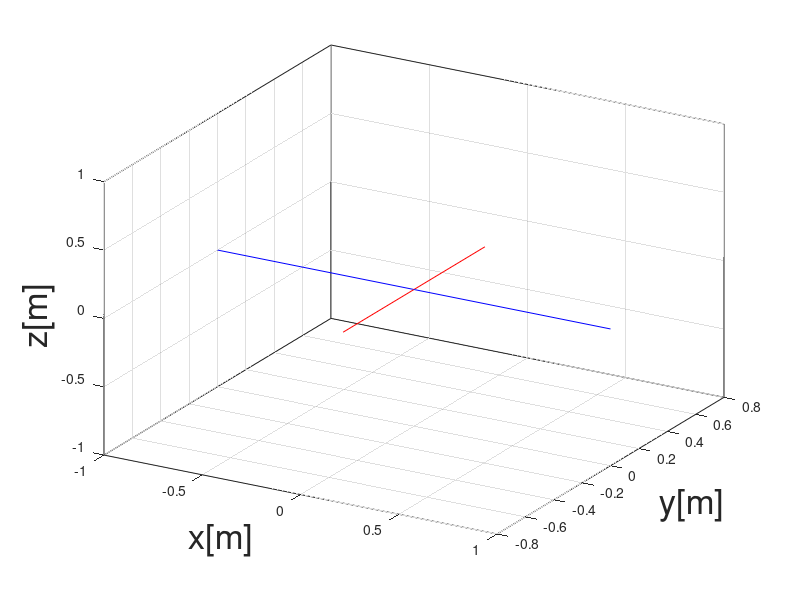

This chart was generated by the following MATLAB code:
% Wil Selby
% Washington, DC
% May 30, 2015

% This function initializes the plots

% function init_plot

% figure('units','normalized','position',[.1 .1 .8 .8],'name','Quadrotor AUS','numbertitle','off','color','w');
% axes('units','normalized','position',[.2 .1 .6 .8]);
% axis equal
% figure('Name',state_fig_name,'units','normalized','outerposition',[0 0 1 1]);
figure('name','Quadrotor AUS','numbertitle','off','color','w','units','normalized','position',[0 0 1 1]);
% subplot(1, 2, 1)
hold on; grid on; box on;

% axis([-150 150 -20 20 -50 10]);

view(30,30)
grid on
hold on

xlabel('x[m]','Fontsize',25)
ylabel('y[m]','Fontsize',25)
zlabel('z[m]','Fontsize',25)

%---------- Camera --------------------%


% camproj perspective 
% camva(5)
% 
% hlight = camlight('headlight'); 

% lighting gouraud
% set(gcf,'Renderer','OpenGL')

line([-1 1],[0 0],[0 0],'color','b')
line([0 0],[-.5 .5],[0 0],'color','r')

% end

%%
% 
% figure('units','normalized','position',[.1 .1 .8 .8],'name','Quadrotor AUS','numbertitle','off','color','w');
% % axes('units','normalized','position',[.2 .1 .6 .8]);
% % axis equal
% 
% % E1 = uicontrol('units','normalized','position',[.11 .85 .1 .07],'style','edit','fontsize',13,'string',0,'backgroundcolor','w');
% % % E2 = uicontrol('units','normalized','position',[.11 .75 .1 .07],'style','edit','fontsize',13,'string',0,'backgroundcolor','w');
% % % E3 = uicontrol('units','normalized','position',[.11 .65 .1 .07],'style','edit','fontsize',13,'string',0,'backgroundcolor','w');
% % E4 = uicontrol('units','normalized','position',[.11 .55 .1 .07],'style','edit','fontsize',13,'string',0,'backgroundcolor','w');
% % E5 = uicontrol('units','normalized','position',[.11 .45 .1 .07],'style','edit','fontsize',13,'string',0,'backgroundcolor','w');
% % E6 = uicontrol('units','normalized','position',[.11 .35 .1 .07],'style','edit','fontsize',13,'string',0,'backgroundcolor','w');
% 
% % uicontrol('units','normalized','position',[.02 .83 .05 .07],'style','text','fontsize',13,'string','Altitude','backgroundcolor','w');
% % % uicontrol('units','normalized','position',[.02 .73 .05 .07],'style','text','fontsize',13,'string','Roll','backgroundcolor','w');
% % % uicontrol('units','normalized','position',[.02 .63 .05 .07],'style','text','fontsize',13,'string','Pitch','backgroundcolor','w');
% % uicontrol('units','normalized','position',[.02 .53 .05 .07],'style','text','fontsize',13,'string','Yaw','backgroundcolor','w');
% % uicontrol('units','normalized','position',[.02 .43 .05 .07],'style','text','fontsize',13,'string','X','backgroundcolor','w');
% % uicontrol('units','normalized','position',[.02 .33 .05 .07],'style','text','fontsize',13,'string','Y','backgroundcolor','w');
% 
% % uicontrol('units','normalized','position',[.11 .25 .1 .07],'style','pushbutton','fontsize',13,'string','Go','callback',@Go1);
% 
% % Motors speed
% % uicontrol('units','normalized','position',[.85 .83 .05 .07],'style','text','fontsize',13,'string','Front M','backgroundcolor',[.5 .7 1]);
% % uicontrol('units','normalized','position',[.85 .73 .05 .07],'style','text','fontsize',13,'string','Right M','backgroundcolor',[.5 .7 1]);
% % uicontrol('units','normalized','position',[.85 .63 .05 .07],'style','text','fontsize',13,'string','Rear M','backgroundcolor',[.5 .7 1]);
% % uicontrol('units','normalized','position',[.85 .53 .05 .07],'style','text','fontsize',13,'string','Left M','backgroundcolor',[.5 .7 1]);
% 
% % O1 = uicontrol('units','normalized','position',[.91 .86 .08 .05],'style','text','fontsize',13,'string','0','backgroundcolor','w');
% % O2 = uicontrol('units','normalized','position',[.91 .76 .08 .05],'style','text','fontsize',13,'string','0','backgroundcolor','w');
% % O3 = uicontrol('units','normalized','position',[.91 .66 .08 .05],'style','text','fontsize',13,'string','0','backgroundcolor','w');
% % O4 = uicontrol('units','normalized','position',[.91 .56 .08 .05],'style','text','fontsize',13,'string','0','backgroundcolor','w');
% 
% % disturbances
% % uicontrol('units','normalized','position',[.13+.77 .35 .08 .07],'style','pushbutton','fontsize',13,'string','Z','callback',@d1);
% % uicontrol('units','normalized','position',[.02+.77 .35 .08 .07],'style','pushbutton','fontsize',13,'string','Yaw','callback',@d2);
% % uicontrol('units','normalized','position',[.13+.77 .25 .08 .07],'style','pushbutton','fontsize',13,'string','Pitch','callback',@d3);
% % uicontrol('units','normalized','position',[.02+.77 .25 .08 .07],'style','pushbutton','fontsize',13,'string','Roll','callback',@d4);
% 
% % pop1 = uicontrol('units','normalized','position',[.02 .15 .19 .07],'style','popupmenu','fontsize',13,'string',{'3D view';'Camera view'},'callback',@view1,'value',1);
% 
% % axis([-2 2 -5 5 0 5])
% axis([-150 150 -20 20 -50 10]);
% % axis([-50 50 -20 20 -50 10]);
% % minX = min(Quad.Pose_des_GF(:,1))-10;
% % maxX = max(Quad.Pose_des_GF(:,1))+10;
% % minY = min(Quad.Pose_des_GF(:,2))-10;
% % maxY = max(Quad.Pose_des_GF(:,2))+10;
% % minZ = min(Quad.Pose_des_GF(:,3))-10;
% % maxZ = max(Quad.Pose_des_GF(:,3))+10;
% % axis([minX maxX minY maxY minZ maxZ]);
% view(30,30)
% grid on
% hold on
% % plot3(position_vertex(vertexTrajectoryTempForIndex(1),1),position_vertex(vertexTrajectoryTempForIndex(1),2),position_vertex(vertexTrajectoryTempForIndex(1),3),'b*','LineWidth',10)
% % plot3(position_vertex(vertexTrajectoryTempForIndex,1),position_vertex(vertexTrajectoryTempForIndex,2),position_vertex(vertexTrajectoryTempForIndex,3),'b')
% % plot3(position_vertex(vertexTrajectoryTempForIndex(end),1),position_vertex(vertexTrajectoryTempForIndex(end),2),position_vertex(vertexTrajectoryTempForIndex(end),3),'g*','LineWidth',10)
% % plot3(TargetsBridge(:,1),TargetsBridge(:,2),TargetsBridge(:,3),'ko')
% % plot3(BridgeObstaclePoint(:,1),BridgeObstaclePoint(:,2),BridgeObstaclePoint(:,3),'ro')
% xlabel('x')
% 
% %---------- Camera --------------------%
% 
% 
% camproj perspective 
% camva(5)
% 
% hlight = camlight('headlight'); 
% 
% lighting gouraud
% set(gcf,'Renderer','OpenGL')
% 
% line([-1 1],[0 0],[0 0])
% line([0 0],[-.5 .5],[0 0],'color','r')
% 
% end